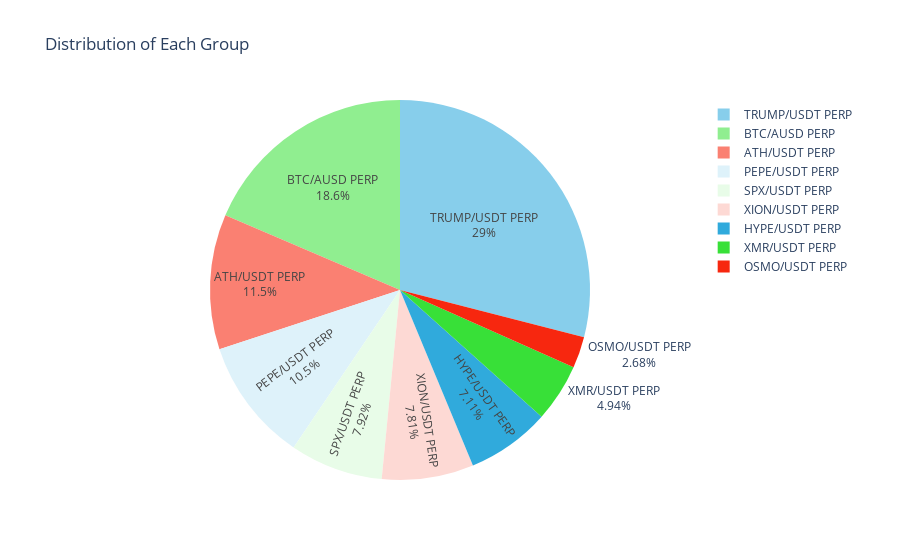
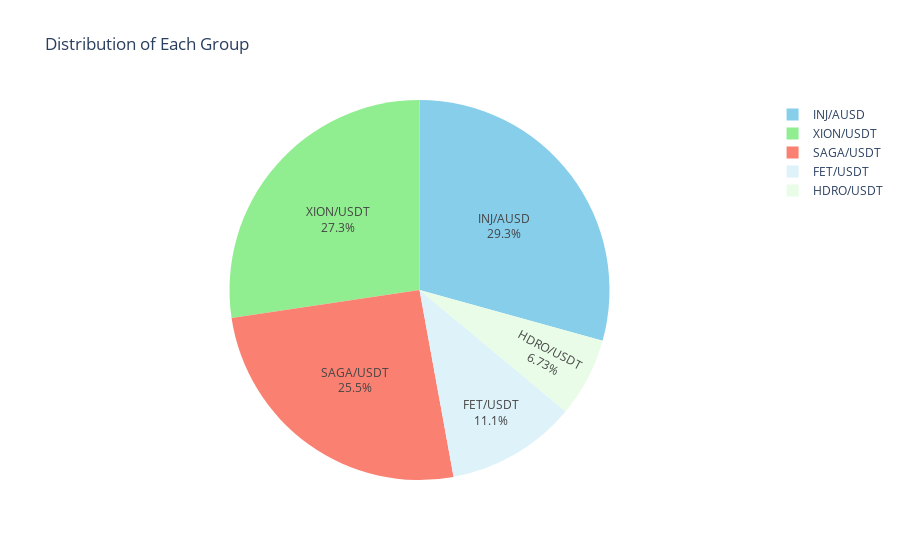

Write notebook code for charts like these, in order.
### Code cell
import plotly.express as px
import plotly.graph_objects as go

def analyze_and_visualize(df):

    # Count unique order hashes
    unique_order_hashes = df['orderHash'].unique()
    count_unique_order_hashes = len(unique_order_hashes)

    print("Nombre de orderHash uniques :", count_unique_order_hashes)

    # Group data by 'ticker' and count occurrences
    grouped_data = df['ticker'].value_counts()

    # Plot pie chart using Plotly
    fig = px.pie(
        names=grouped_data.index,
        values=grouped_data.values,
        title='Distribution of Each Group',
        color_discrete_sequence=['skyblue', 'lightgreen', 'salmon']
    )
    # Update the trace to show percentages
    fig.update_traces(textinfo='label+percent', showlegend=True)
    fig.show()

    # Calculate gas estimation
    gas = count_unique_order_hashes / 2 * 0.00005088
    print("Gas estimé :", gas)

    return gas

# Assuming `df_futures` and `df_spot` are your DataFrames
gas_fut = analyze_and_visualize(df_futures)
gas_spot = analyze_and_visualize(df_spot)

### Figure 1 — Plotly figure (JSON) as saved in the notebook; plotly's stock layout.template omitted (floating-point values rounded to 4 significant figures)
{"data": [{"domain": {"x": [0, 1], "y": [0, 1]}, "hovertemplate": "label=%{label}<br>value=%{value}<extra></extra>", "labels": ["TRUMP/USDT PERP", "BTC/AUSD PERP", "ATH/USDT PERP", "PEPE/USDT PERP", "SPX/USDT PERP", "XION/USDT PERP", "HYPE/USDT PERP", "XMR/USDT PERP", "OSMO/USDT PERP"], "legendgroup": "", "name": "", "showlegend": true, "textinfo": "label+percent", "type": "pie", "values": [1537, 984, 609, 556, 420, 414, 377, 262, 142]}], "layout": {"legend": {"tracegroupgap": 0}, "piecolorway": ["skyblue", "lightgreen", "salmon"], "title": {"text": "Distribution of Each Group"}}}

### Figure 2 — Plotly figure (JSON) as saved in the notebook; plotly's stock layout.template omitted (floating-point values rounded to 4 significant figures)
{"data": [{"domain": {"x": [0, 1], "y": [0, 1]}, "hovertemplate": "label=%{label}<br>value=%{value}<extra></extra>", "labels": ["INJ/AUSD", "XION/USDT", "SAGA/USDT", "FET/USDT", "HDRO/USDT"], "legendgroup": "", "name": "", "showlegend": true, "textinfo": "label+percent", "type": "pie", "values": [418, 390, 364, 158, 96]}], "layout": {"legend": {"tracegroupgap": 0}, "piecolorway": ["skyblue", "lightgreen", "salmon"], "title": {"text": "Distribution of Each Group"}}}
